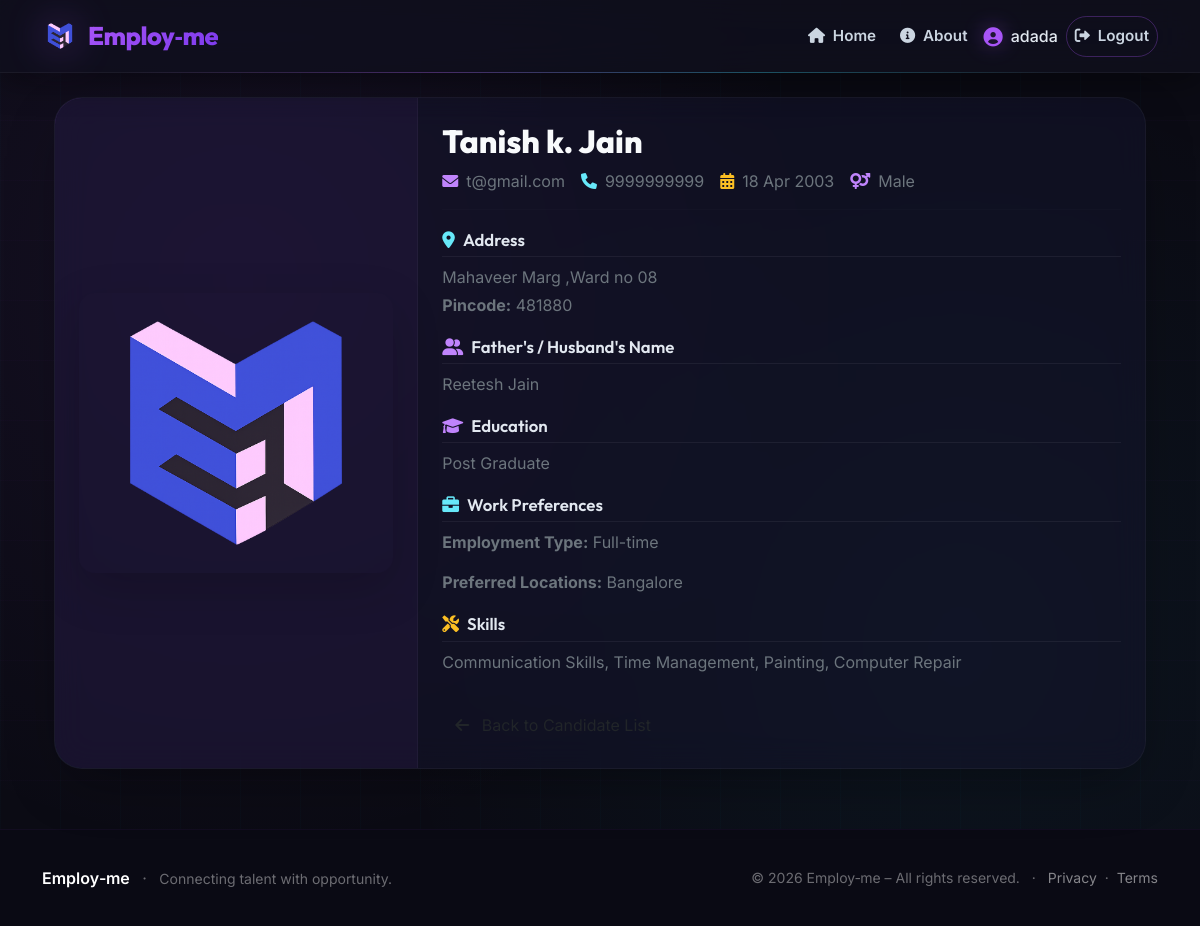
The page /view/1 (signed in) on the database its author committed.
### models.py (models this page shows)
class User(UserMixin, db.Model):
    id = db.Column(db.Integer, primary_key=True)
    email = db.Column(db.String(120), unique=True, nullable=False)
    password_hash = db.Column(db.String(128), nullable=False)
    role = db.Column(db.String(20), nullable=False)  # 'jobseeker' or 'employer'
    name = db.Column(db.String(100), nullable=False)
    created_at = db.Column(db.DateTime, default=datetime.utcnow)
    profile = db.relationship('JobSeekerProfile', backref='user', uselist=False,
                              cascade='all, delete-orphan')
    employer_profile = db.relationship('EmployerProfile', backref='user', uselist=False,
                                       cascade='all, delete-orphan')

class JobSeekerProfile(db.Model):
    id = db.Column(db.Integer, primary_key=True)
    user_id = db.Column(db.Integer, db.ForeignKey('user.id'), unique=True, nullable=False)
    first_name = db.Column(db.String(50), nullable=False)
    middle_name = db.Column(db.String(50), nullable=True)
    last_name = db.Column(db.String(50), nullable=False)
    dob = db.Column(db.Date, nullable=False)
    gender = db.Column(db.String(10), nullable=False)
    address = db.Column(db.String(300), nullable=False)
    pincode = db.Column(db.String(10), nullable=False)
    mobile = db.Column(db.String(15), nullable=False)
    father_husband_name = db.Column(db.String(100), nullable=False)
    education_level = db.Column(db.String(20), nullable=False)
    education_other = db.Column(db.String(100), nullable=True)
    preferred_location1 = db.Column(db.String(100), nullable=False)
    preferred_location2 = db.Column(db.String(100), nullable=True)
    preferred_location3 = db.Column(db.String(100), nullable=True)
    employment_type = db.Column(db.String(20), nullable=False)
    skills = db.Column(db.Text, nullable=True)
    city = db.Column(db.String(100), nullable=False)
    state = db.Column(db.String(100), nullable=False)
    profile_pic = db.Column(db.String(200))
    aadhar_card = db.Column(db.String(200))
    created_at = db.Column(db.DateTime, default=datetime.utcnow)
    verified = db.Column(db.Boolean, default=False, nullable=False)

### app.py (the view)
@app.route('/view/<int:profile_id>')
@login_required
@role_required('employer')
def view_profile(profile_id):
    profile = JobSeekerProfile.query.get_or_404(profile_id)
    return render_template('view_profile.html', profile=profile)

### app.py (called while the page is built)
@login_manager.user_loader
def load_user(user_id):
    return User.query.get(int(user_id))

def role_required(role):
    def decorator(func):
        from functools import wraps
        @wraps(func)
        def wrapper(*args, **kwargs):
            if not current_user.is_authenticated or current_user.role != role:
                flash('Access denied.', 'danger')
                return redirect(url_for('index'))
            return func(*args, **kwargs)
        return wrapper
    return decorator

### templates/view_profile.html (shortened to what this page needs)
{% extends "base.html" %}
{% block content %}
<div class="container mt-4">
    <div class="card-modern p-0 overflow-hidden">
        <div class="row g-0">
            <div class="col-md-4 p-4 d-flex align-items-center justify-content-center"
                 style="background: rgba(168, 85, 247, 0.05); border-right: 1px solid rgba(255,255,255,0.04);">
                {% if profile.profile_pic %}
                    <img src="{{ url_for('static', filename='uploads/' + profile.profile_pic) }}"
                         alt="Profile Picture"
                         class="img-fluid rounded-4 shadow-lg"
                         style="max-height: 280px; width: 100%; object-fit: cover;">
                {% else %}
                    <div class="text-center">
                        <i class="fas fa-user-circle fa-6x" style="color: rgba(168, 85, 247, 0.3);"></i>
                        <p class="mt-2 text-secondary">No photo available</p>
                    </div>
                {% endif %}
            </div>
            <div class="col-md-8">
                <div class="card-body p-4">
                    <h2 class="mb-2" style="font-family: var(--font-display); font-weight: 800; color: #F8FAFC;">
                        {{ profile.first_name }} {{ profile.middle_name or '' }} {{ profile.last_name }}
                    </h2>
                    <div class="d-flex flex-wrap gap-3 mb-3">
                        <span class="text-secondary"><i class="fas fa-envelope me-2" style="color: var(--primary-light);"></i>{{ profile.user.email }}</span>
                        <span class="text-secondary"><i class="fas fa-phone me-2" style="color: var(--employer-light);"></i>{{ profile.mobile }}</span>
                        <span class="text-secondary"><i class="fas fa-calendar-alt me-2" style="color: var(--accent-gold);"></i>{{ profile.dob.strftime('%d %b %Y') if profile.dob else 'N/A' }}</span>
                        <span class="text-secondary"><i class="fas fa-venus-mars me-2" style="color: var(--primary-light);"></i>{{ profile.gender }}</span>
                    </div>
                    <hr style="border-color: rgba(255,255,255,0.05);">
                    <h5 class="section-title"><i class="fas fa-map-marker-alt me-2" style="color: var(--employer-light);"></i>Address</h5>
                    <p class="text-secondary mb-1">{{ profile.address or 'Not provided' }}</p>
                    <p class="text-secondary">
                        <strong>Pincode:</strong> {{ profile.pincode or 'N/A' }}
                    </p>
                    <h5 class="section-title"><i class="fas fa-user-friends me-2" style="color: var(--primary-light);"></i>Father's / Husband's Name</h5>
                    <p class="text-secondary">{{ profile.father_husband_name or 'Not provided' }}</p>
                    <h5 class="section-title"><i class="fas fa-graduation-cap me-2" style="color: var(--primary-light);"></i>Education</h5>
                    <p class="text-secondary">{{ profile.education_level }}</p>
                    <h5 class="section-title"><i class="fas fa-briefcase me-2" style="color: var(--employer-light);"></i>Work Preferences</h5>
                    <p class="text-secondary"><strong>Employment Type:</strong> {{ profile.employment_type }}</p>
                    <p class="text-secondary"><strong>Preferred Locations:</strong>
                        {{ profile.preferred_location1 }}
                    </p>
                    <h5 class="section-title"><i class="fas fa-tools me-2" style="color: var(--accent-gold);"></i>Skills</h5>
                    <p class="text-secondary">{{ profile.skills or 'No skills listed' }}</p>
                    <a href="{{ url_for('hire_dashboard') }}" class="btn btn-outline-soft mt-3">
                        <i class="fas fa-arrow-left me-2"></i> Back to Candidate List
                    </a>
                </div>
            </div>
        </div>
    </div>
</div>
{% endblock %}

### templates/base.html (shortened to what this page needs)
<!DOCTYPE html>
<html lang="en">
<head>
    <link href="https://cdn.jsdelivr.net/npm/bootstrap@5.3.0-alpha1/dist/css/bootstrap.min.css" rel="stylesheet" />
    <link rel="stylesheet" href="https://cdnjs.cloudflare.com/ajax/libs/font-awesome/6.0.0/css/all.min.css" />
</head>
<body>
    <nav class="navbar navbar-expand-lg navbar-custom sticky-top">
        <div class="container">
            <a class="navbar-brand" href="{{ url_for('index') }}">
                <img src="{{ url_for('static', filename='images/logo.png') }}" alt="Employ-me logo" />
                <span>Employ‑me</span>
            </a>
            <div class="collapse navbar-collapse" id="navbarNav">
                <ul class="navbar-nav ms-auto align-items-lg-center gap-1 gap-lg-2">
                    <li class="nav-item">
                        <a class="nav-link" href="{{ url_for('index') }}">
                            <i class="fas fa-home me-1"></i> Home
                        </a>
                    </li>
                    <li class="nav-item">
                        <a class="nav-link" href="{{ url_for('about') }}">
                            <i class="fas fa-info-circle me-1"></i> About
                        </a>
                    </li>
                    {% if current_user.is_authenticated %}
                        <li class="nav-item">
                            <span class="navbar-text">
                                <i class="fas fa-user-circle"></i>
                                {{ current_user.name }}
                            </span>
                        </li>
                        <li class="nav-item">
                            <a class="nav-link btn-outline-custom" href="{{ url_for('logout') }}">
                                <i class="fas fa-sign-out-alt me-1"></i> Logout
                            </a>
                        </li>
                    {% endif %}
                </ul>
            </div>
        </div>
    </nav>
    <main>
        <div class="container my-4">
            {% block content %}{% endblock %}
        </div>
    </main>
    <footer class="footer-custom">
        <div class="container">
            <div class="row align-items-center">
                <div class="col-md-6 text-center text-md-start">
                    <span class="fw-semibold text-white">Employ‑me</span>
                    <span class="mx-2">·</span>
                    <span class="small">Connecting talent with opportunity.</span>
                </div>
                <div class="col-md-6 text-center text-md-end small">
                    &copy; 2026 Employ‑me – All rights reserved.
                    <span class="mx-2">·</span>
                    <a href="#" class="text-white-50">Privacy</a>
                    <span class="mx-1">·</span>
                    <a href="#" class="text-white-50">Terms</a>
                </div>
            </div>
        </div>
    </footer>
</body>
</html>

### templates/base.html (style rules this page uses)
:root { --primary: #A855F7; --primary-dark: #7C3AED; --primary-light: #C084FC; --primary-glow: 0 0 30px rgba(168, 85, 247, 0.6); --primary-gradient: linear-gradient(135deg, #A855F7 0%, #7C3AED 100%); --employer: #22D3EE; --employer-dark: #0891B2; --employer-light: #67E8F9; --employer-glow: 0 0 30px rgba(34, 211, 238, 0.6); --employer-gradient: linear-gradient(135deg, #22D3EE 0%, #0891B2 100%); --accent-gold: #FBBF24; --accent-gold-dark: #F59E0B; --bg-dark: #0B0B14; --bg-card: rgba(20, 20, 45, 0.55); --bg-glass: rgba(15, 15, 30, 0.75); --text-primary: #F1F5F9; --text-secondary: #94A3B8; --border-glass: rgba(255, 255, 255, 0.05); --border-highlight: rgba(168, 85, 247, 0.2); --font-sans: 'Inter', -apple-system, BlinkMacSystemFont, 'Segoe UI', Roboto, sans-serif; --font-display: 'Outfit', sans-serif; }
* { margin:0; padding:0; box-sizing:border-box; }
body { background: var(--bg-dark); background-image: radial-gradient(circle at 20% 30%, rgba(168, 85, 247, 0.07) 0%, transparent 50%), radial-gradient(circle at 80% 70%, rgba(34, 211, 238, 0.05) 0%, transparent 50%); font-family: var(--font-sans); color: var(--text-primary); min-height: 100vh; overflow-x: hidden; margin: 0; padding: 0; position: relative; z-index: 0; }
body::before { content: ''; position: fixed; inset: 0; background-image: linear-gradient(rgba(168, 85, 247, 0.02) 1px, transparent 1px), linear-gradient(90deg, rgba(34, 211, 238, 0.02) 1px, transparent 1px); background-size: 60px 60px; pointer-events: none; z-index: -1; animation: gridMove 30s linear infinite; }
.navbar-custom { background: rgba(15, 15, 28, 0.8); backdrop-filter: blur(20px) saturate(180%); -webkit-backdrop-filter: blur(20px) saturate(180%); border-bottom: 1px solid rgba(255, 255, 255, 0.05); box-shadow: 0 8px 32px rgba(0, 0, 0, 0.4); padding: 12px 0; position: sticky; top: 0; z-index: 1000; transition: all 0.3s ease; }
.navbar-custom::after { content: ''; position: absolute; bottom: -1px; left: 10%; width: 80%; height: 1px; background: linear-gradient(90deg, transparent, var(--primary), var(--employer), transparent); opacity: 0.3; }
.navbar-custom .navbar-brand { font-family: var(--font-display); font-weight: 800; font-size: 1.6rem; letter-spacing: -0.02em; color: #F8FAFC; display: flex; align-items: center; gap: 10px; }
.navbar-custom .navbar-brand img { height: 36px; width: auto; filter: drop-shadow(0 0 20px rgba(168, 85, 247, 0.4)); }
.navbar-custom .navbar-brand span { background: var(--primary-gradient); -webkit-background-clip: text; -webkit-text-fill-color: transparent; background-clip: text; }
.navbar-custom .nav-link { font-weight: 600; font-size: 0.95rem; color: #CBD5E1; padding: 8px 20px; border-radius: 60px; transition: all 0.25s ease; position: relative; }
.navbar-custom .nav-link::after { content: ''; position: absolute; bottom: 2px; left: 50%; width: 0; height: 2px; background: var(--primary); transition: all 0.3s ease; transform: translateX(-50%); border-radius: 4px; box-shadow: 0 0 8px var(--primary); }
.navbar-custom .nav-link.btn-outline-custom { border: 1px solid rgba(168, 85, 247, 0.3); color: #CBD5E1; background: transparent; }
.navbar-custom .navbar-text { font-weight: 500; color: #E2E8F0; display: flex; align-items: center; gap: 8px; }
.navbar-custom .navbar-text i { color: var(--primary); font-size: 1.2rem; filter: drop-shadow(0 0 10px rgba(168, 85, 247, 0.4)); }
.card-modern { background: var(--bg-card); backdrop-filter: blur(16px); -webkit-backdrop-filter: blur(16px); border: 1px solid rgba(255, 255, 255, 0.04); border-radius: 28px; box-shadow: 0 20px 60px -16px rgba(0, 0, 0, 0.4); transition: all 0.35s cubic-bezier(0.25, 0.46, 0.45, 0.94); padding: 36px 28px; height: 100%; position: relative; overflow: hidden; }
.card-modern::before { content: ''; position: absolute; inset: -1px; border-radius: 28px; padding: 1px; background: linear-gradient(145deg, rgba(168, 85, 247, 0.3), rgba(34, 211, 238, 0.1), transparent 80%); -webkit-mask: linear-gradient(#fff 0 0) content-box, linear-gradient(#fff 0 0); -webkit-mask-composite: xor; mask-composite: exclude; pointer-events: none; }
.footer-custom { background: #0A0A14; color: rgba(255, 255, 255, 0.4); padding: 36px 0; margin-top: 60px; border-top: 1px solid rgba(168, 85, 247, 0.05); }
.footer-custom a { color: rgba(255, 255, 255, 0.35); text-decoration: none; transition: color 0.2s; }

### rows shown on the page
User: name "adada"
JobSeekerProfile: profile_pic (picture), first_name "Tanish", middle_name "k.", last_name "Jain", mobile "9999999999", dob "18 Apr 2003", gender "Male", address "Mahaveer Marg ,Ward no 08", pincode "481880", father_husband_name "Reetesh Jain", education_level "Post Graduate", employment_type "Full-time", preferred_location1 "Bangalore", skills "Communication Skills, Time Management, Painting, Computer Repair"
User: user.email "t@gmail.com"
